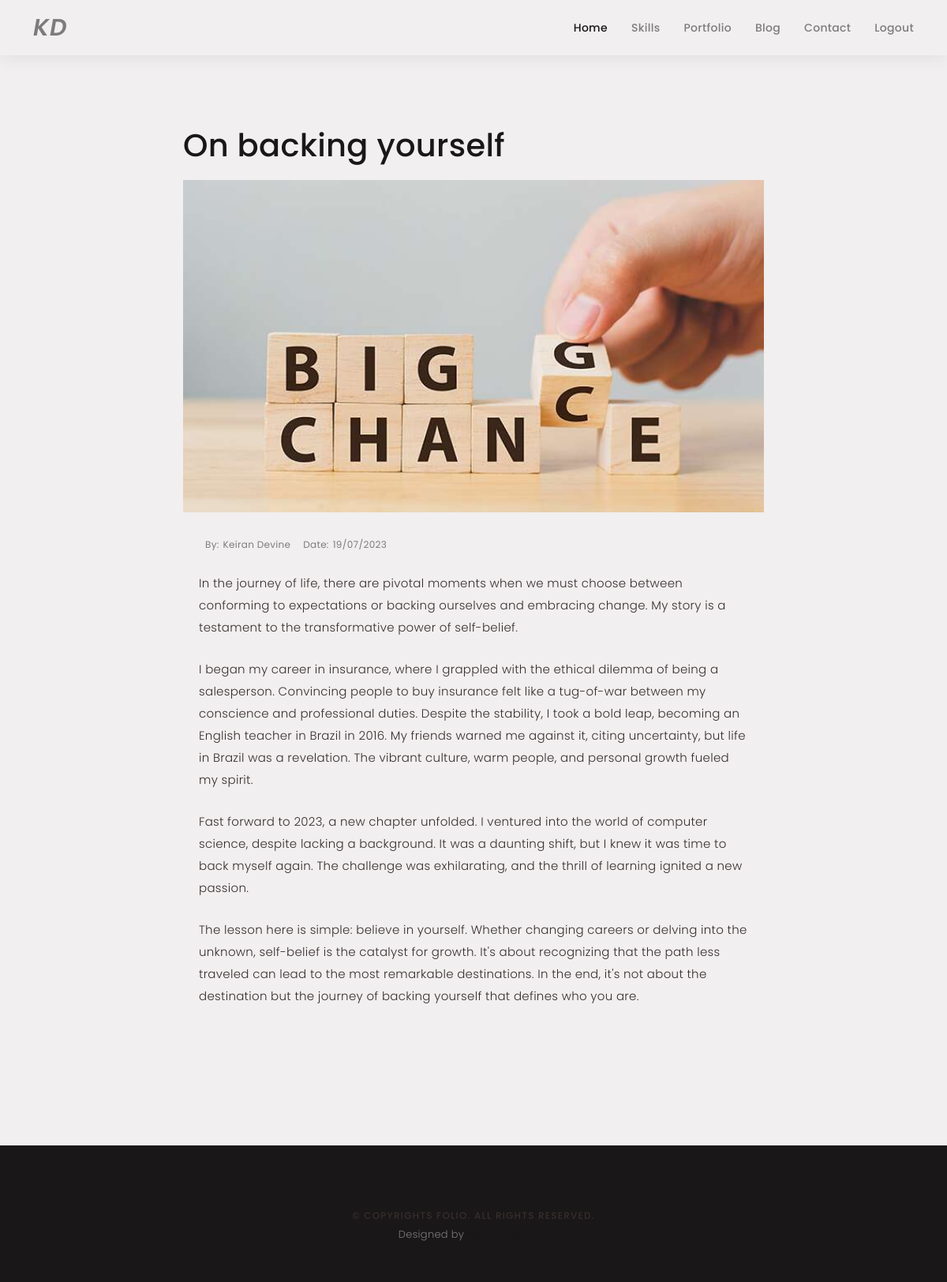
Page /blog/2 (signed in) on the committed database.
### main.py (models this page shows)
class BlogPost(db.Model):
    id = db.Column(db.Integer, primary_key=True)
    title = db.Column(db.String(250), unique=True, nullable=False)
    subtitle = db.Column(db.String(250), nullable=False)
    date = db.Column(db.String(250), nullable=False)
    body = db.Column(db.Text, nullable=False)
    author = db.Column(db.String(250), nullable=False)
    img_url = db.Column(db.String(250), nullable=False)

### main.py (the view)
@app.route('/blog/<int:blog_id>')
def get_post(blog_id):
    requested_post = BlogPost.query.get(blog_id)
    return render_template('blog-single.min.html', post=requested_post, charset='UTF-8')

### main.py (called while the page is built)
@login_manager.user_loader
def load_user(user_id):
    return User.query.get(int(user_id))

### templates/blog-single.min.html
{% extends 'base.html' %} {% block content %}<body><main id="main"><div class="main-content paddsection"><div class="container"><div class="row justify-content-center"><div class="col-md-8 col-md-offset-2"><div class="row"><div class="container-main single-main"><div class="col-md-12"><div class="block-main mb-30"><h1 id="post-title">{{ post.title }}</h1><br><img src="{{post.img_url}}" class="img-responsive" alt="" width="100%"><div class="content-main single-post padDiv"><div class="post-meta"><ul class="list-unstyled mb-0"><li class="author">by:<a href="https://www.linkedin.com/in/keiran-devine-1ba373274/">{{post.author}}</a></li><li class="date">date:<a href="#">19/07/2023</a></li></ul></div><p>{{ post.body|safe }}</p></div></div></div></div></div></div></div></div></div></main>{% endblock %}</body>

### static/assets/css/style.css (style rules this page uses)
body { background-color: #F1EFEF; color: #7D7C7C; font-family: "Poppins", helvetica; font-size: 15px; font-weight: 300; line-height: 20px; letter-spacing: 0.02em; overflow-x: hidden; margin: 0 auto; padding: 0; box-sizing: border-box; }
h1, h2, h3, h4, h5 { margin: 0; }
a { color: #191717; text-decoration: none !important; transition: all 0.2s ease-in-out 0s; }
p { margin: 25px 0; padding: 0; font-size: 15px; color: #382E2E; line-height: 28px; }
.padDiv { padding: 30px 20px; }
.paddsection { padding-top: 90px; padding-bottom: 90px; }
.mb-30 { margin-bottom: 30px; }
.main-content { padding-top: 140px; }
.main-content { background: #F1EFEF; }
.main-content .container-main { display: inline-block; width: 100%; }
.main-content .container-main .block-main { margin-bottom: 30px; overflow: hidden; }
.container-main .block-main .content-main { background: #F1EFEF none repeat scroll 0 0; display: inline-block; width: 100%; }
.post-meta ul li { font-size: 12px; font-weight: normal; margin-left: 8px; margin-right: 8px; text-transform: capitalize; display: inline-block; float: none; }
.content-main .post-meta a { color: #7D7C7C; margin-left: 5px; }
#post-title { color: #191717; }

### rows in the picture
BlogPost: title "On backing yourself", img_url (picture), author "Keiran Devine", body "In the journey of life, there are pivotal moments when we must choose between conforming to expectations or backing ourselves and embracing change. My story is a testament to the transformative power of self-belief. I began my career in insurance, where I grappled with the ethical dilemma of being a salesperson. Convincing people to buy insurance felt like a tug-of-war between my conscience and professional duties. Despite the stability, I took a bold leap, becoming an English teacher in Brazil in 2016. My friends warned me against it, citing uncertainty, but life in Brazil was a revelation. The vibrant culture, warm people, and personal growth fueled my spirit. Fast forward to 2023, a new…"
